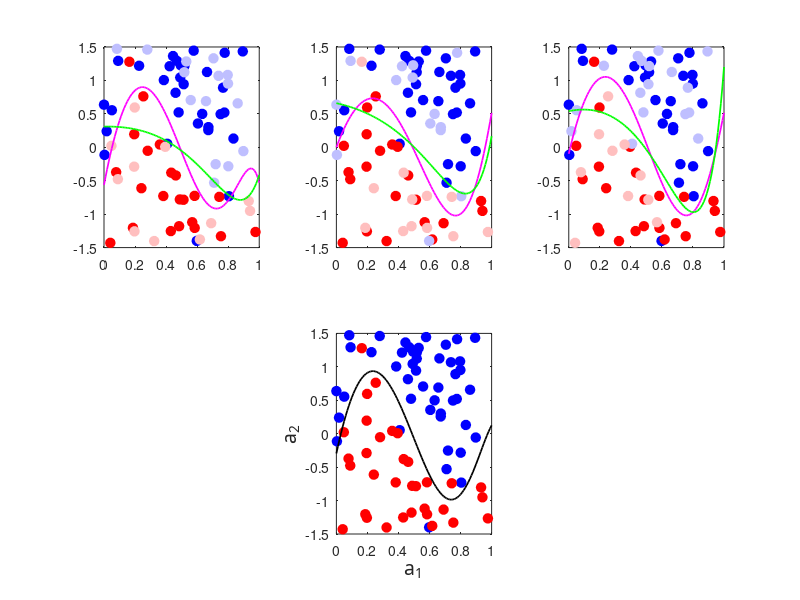
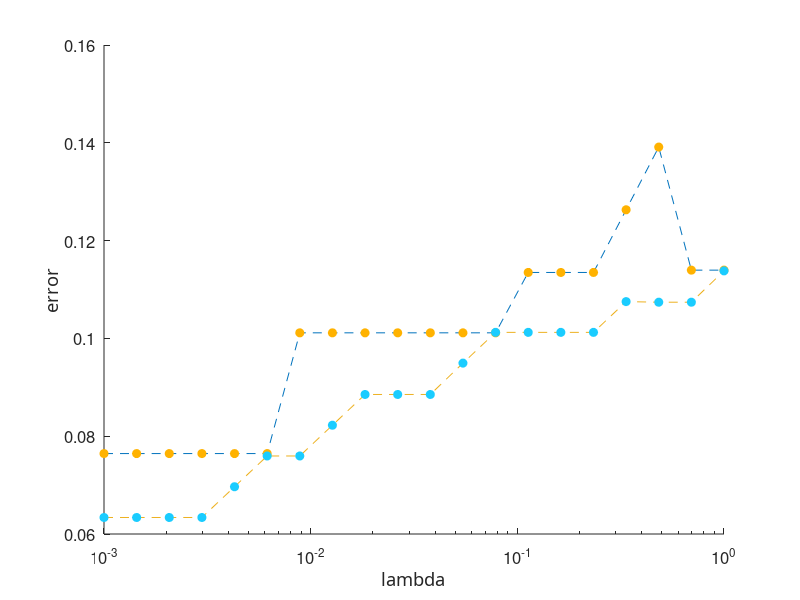
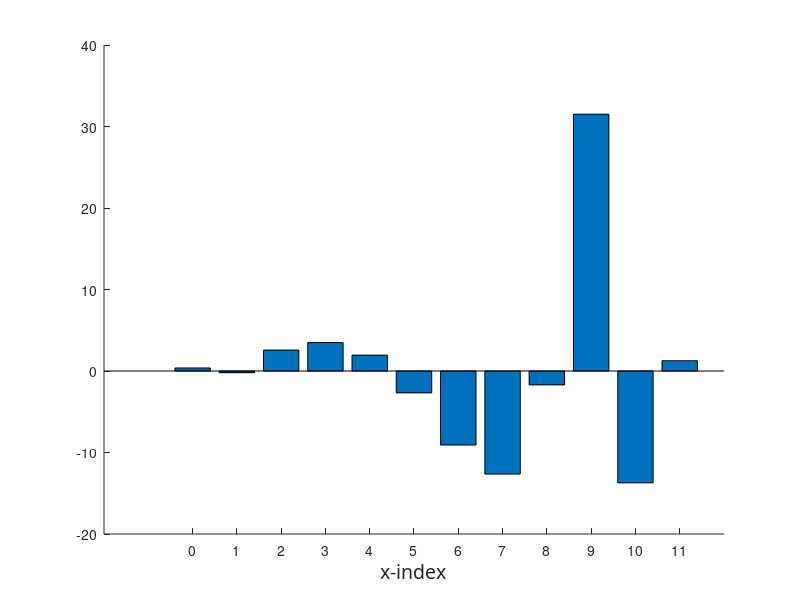

Reproduce these figures in MATLAB, in order.
function L2reg_cross_validation_classification()
% Here we illustrate 3-fold cross validation using soft-margin SVM and
% polyonimal features
clear all

% poly degs to look over
poly_deg = 10;
lams = logspace(-3,0,20);

% load data etc.,
[A,b] = load_data();

% split points into 3 equal sized sets and plot
c = split_data(A,b);

% do 3-fold cross-validation
cross_validate(A,b,c,poly_deg,lams);  

function c = split_data(a,b)
    % split data into 3 equal sized sets
    K = length(b);
    order = randperm(K);
    c = ones(K,1);
    K = round((1/3)*K);
    c(order(K+1:2*K)) =2;
    c(order(2*K+1:end)) = 3;

    % plot train/test sets for each cross-validation instance
    for j = 1:3
        subplot(2,3,j)
        box on
        plot_pts(a,b,c,j)
    end
end
        
function cross_validate(A_orig,b,c,poly_deg,lams)  
    %%% performs 3-fold cross validation
    % generate features     
    
    A = [];
    for k = 1:poly_deg
        A = [A, A_orig(:,1).^(poly_deg + 1 - k)];
    end
    A = [ones(size(A,1),1), A, A_orig(:,2)];
    
    % solve for weights and collect test errors
    test_errors = [];
    train_errors = [];

    for i = 1:length(lams)
        lam = lams(i);
        test_resids = [];
        train_resids = [];

        for j = 1:3     % folds
            A_1 = A(find(c ~= j),:);
            b_1 = b(find(c ~= j));
            A_2 = A(find(c==j),:);
            b_2 = b(find(c==j));
            
            % run soft-margin SVM with chosen lambda
            x = fast_grad_descent_L2_soft_SVM(A_1',b_1,lam);
            
           resid = evaluate(A_2,b_2,x);
           test_resids = [test_resids resid];
           resid = evaluate(A_1,b_1,x);
           train_resids = [train_resids resid];
        end
        test_errors = [test_errors; test_resids];
        train_errors = [train_errors; train_resids];

    end

    % find best parameter per data-split
    for i = 1:3
        [val,j] = min(test_errors(:,i));
        A_1 = A(find(c ~= i),:);
        b_1 = b(find(c ~= i));
        
        % run soft-margin SVM with chosen lambda
        lam = lams(j);
        x = fast_grad_descent_L2_soft_SVM(A_1',b_1,lam);
        
        hold on
        subplot(2,3,i)
        plot_poly(x,poly_deg,'m')
        
        %%% find the worst performer (per split) and plot it %%%
        [val,j] = max(test_errors(:,i));
        A_1 = A(find(c ~= i),:);
        b_1 = b(find(c ~= i)); 

        % run soft-margin SVM with chosen lambda
        lam = lams(j);
        x = fast_grad_descent_L2_soft_SVM(A_1',b_1,lam);
            
        hold on
        subplot(2,3,i)
        plot_poly(x,poly_deg,'g')
    end
    test_ave = mean(test_errors');
    [val,j] = min(test_ave);
    
    % plot best separator for all data
    lam = lams(j);
    xmin = fast_grad_descent_L2_soft_SVM(A',b,lam);
    
    hold on
    subplot(2,3,5)
    plot_poly(xmin,poly_deg,'k')
    xlabel('a_1','Fontsize',14,'FontName','cmr10')
    ylabel('a_2','Fontsize',14,'FontName','cmr10')
    box on
    set(gcf,'color','w');

    % plot training and testing errors
    figure(2)
    s = mean(test_errors');
    semilogx(lams,s,'--','MarkerEdgeColor',[1 0.7 0],'MarkerFaceColor',[1 0.7 0])
    hold on
    semilogx(lams,s,'o','MarkerEdgeColor',[1 0.7 0],'MarkerFaceColor',[1 0.7 0])
    hold on
    
    s = mean(train_errors');
    semilogx(lams,s,'--','MarkerEdgeColor',[0.1 0.8 1],'MarkerFaceColor',[0.1 0.8 1])
    hold on
    semilogx(lams,s,'o','MarkerEdgeColor',[0.1 0.8 1],'MarkerFaceColor',[0.1 0.8 1])
    set(gcf,'color','w');
    box on
    xlabel('lambda','Fontsize',14,'FontName','cmr10')
    ylabel('error','Fontsize',14,'FontName','cmr10')
    set(get(gca,'YLabel'),'Rotation',90)
%     set(gca,'YTickLabel',[])
%     set(gca,'YTick',[])
    set(gcf,'color','w');
    set(gca,'FontSize',12); 
    box off
    
    figure(3)
    bar(0:length(xmin)-1,xmin);
    xlabel('x-index','Fontsize',14,'FontName','cmr10')
    set(gcf,'color','w');
    box off
end
    
function plot_poly(x,poly_deg,color)
    % Generate poly seperator
    range = [0:0.01:1];
    x_new = -x/x(end);
    t = 0;
    for i = 1:poly_deg
        t = t + x_new(i+1)*range.^(poly_deg + 1 - i);
    end
    t = t + x_new(1);

    % plot separator
    plot(range,t,color,'linewidth',1.25);
    axis([0 1 -1.5 1.5])
end

function plot_pts(A,b,c,j)
    
    % plot training set
    ind = find(c ~= j);
    ind2 = find(b(ind) == 1);
    ind3 = ind(ind2);
    plot(A(ind3,1),A(ind3,2),'o','MarkerEdgeColor','b','MarkerFaceColor','b','MarkerSize',7)
    hold on
    ind2 = find(b(ind) == -1);
    ind3 = ind(ind2);
    plot(A(ind3,1),A(ind3,2),'o','MarkerEdgeColor','r','MarkerFaceColor','r','MarkerSize',7)
    
    % plot test set?
    ind = find(c == j);
    ind2 = find(b(ind) == 1);
    ind3 = ind(ind2);
    plot(A(ind3,1),A(ind3,2),'o','MarkerEdgeColor',[0.75 0.75 1],'MarkerFaceColor',[0.75 0.75 1],'MarkerSize',7)

    hold on
    ind2 = find(b(ind) == -1);
    ind3 = ind(ind2);
    plot(A(ind3,1),A(ind3,2),'o','MarkerEdgeColor',[1 0.75 0.75],'MarkerFaceColor',[1 0.75 0.75],'MarkerSize',7)
end

function [A,b] = load_data()
    data = load('new_sin_class_approx_data.mat');
    data = data.data;
    A = data(:,1:end - 1);
    b = data(:,end);

    % Generate points and plot
    subplot(2,3,5)
    ind = find(b == 1);
    plot(A(ind,1),A(ind,2),'o','MarkerEdgeColor','b','MarkerFaceColor','b','MarkerSize',7)
    hold on
    ind = find(b == -1);
    plot(A(ind,1),A(ind,2),'o','MarkerEdgeColor','r','MarkerFaceColor','r','MarkerSize',7)
end

function x = fast_grad_descent_L2_soft_SVM(D,b,lam)
    % Initializations 
    x = randn(size(D,1),1);        % initial point
    H = diag(b)*D';
    L = 2*norm(H)^2;           % Lipschitz constant of perceptron
    alpha = 1/(L + 2*lam);       % step length 

    l = ones(size(D,2),1);
    iter = 1;
    max_its = 2000;
    grad = 1;
    y = x;
    while  norm(grad) > 10^-6 && iter < max_its        
        % form gradient and take accelerated step
        x0 = x;
        grad = - 2*H'*max(l-H*y,0) + 2*lam*[0;y(2:end)];
        x = y - alpha*grad;
        y = x + iter/(iter+3)*(x - x0);
        
        % update iteration count
        iter = iter + 1;
    end
end

function score = evaluate(A,b,x)
% compute score of trained model on test data

    score = 0;  % initialize
    s = A*x;
    ind = find(s > 0);
    s(ind) = 1;
    ind = find(s <= 0);
    s(ind) = -1;
    t = s.*b;
    ind = find(t < 0);
    t(ind) = 0;
    score = 1 - sum(t)/numel(t);

end
end





